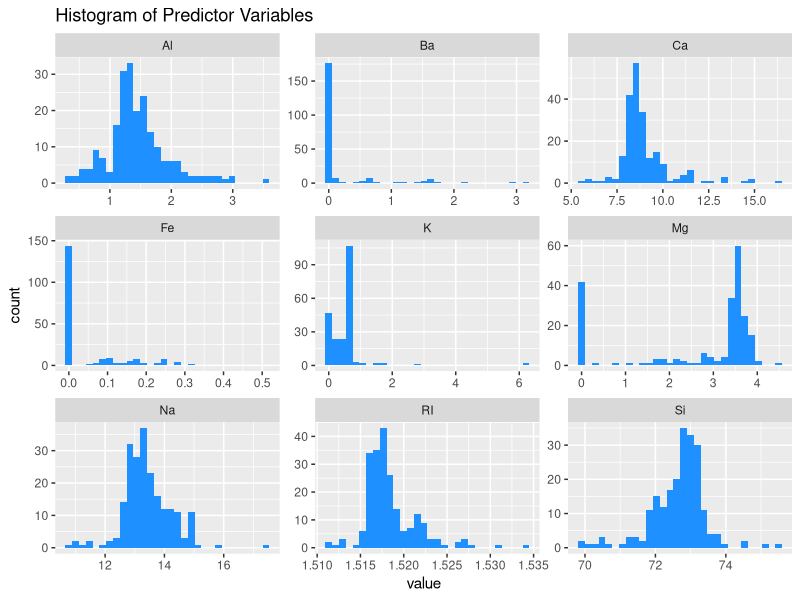
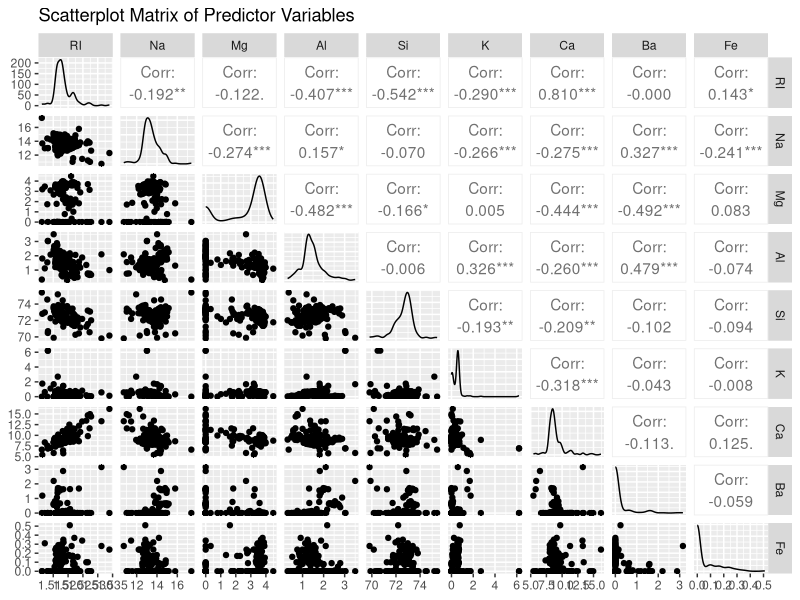
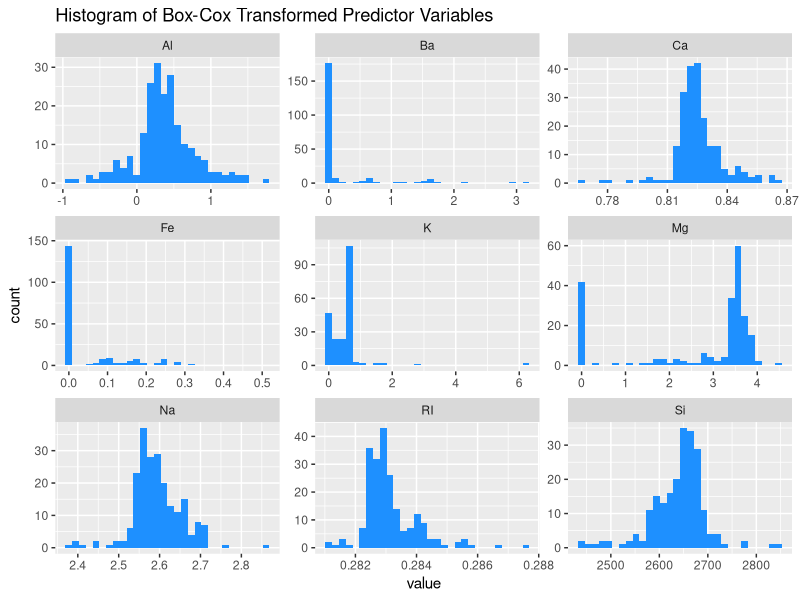

The R script that drew these images, in order:

library(mlbench)
library(tidyr)
library(ggplot2)
library(corrplot)
library(GGally)
library(caret)

#load data set
data(Glass) 
#load structure
str(Glass) 

#visualize distributions
histPlot <- Glass %>%
  gather(key = "predictor", value = "value", -Type) %>%#not including type column
  ggplot(aes(value)) +
  geom_histogram(bins = 30, fill = "dodgerblue") +
  facet_wrap(~ predictor, scales = "free") +
  labs(title = "Histogram of Predictor Variables")
  
print(histPlot)

scatterMatrix <- Glass %>%
  purrr::keep(is.numeric) %>%
  ggpairs(title = "Scatterplot Matrix of Predictor Variables")

print(scatterMatrix)
#based on the graph all, yeah all variables are skewed and have outliers

#box cut is pretty good for skewed data, just to even it out 
preBoxCox <- preProcess(Glass[,-10], method = "BoxCox")
glassBoxCoxed <- predict(preBoxCox, Glass[,-10])

histBoxCoxed <- glassBoxCoxed %>%
  gather(key = "predictor", value = "value") %>%
  ggplot(aes(value)) +
  geom_histogram(bins = 30, fill = "dodgerblue") +
  facet_wrap(~ predictor, scales = "free") +
  labs(title = "Histogram of Box-Cox Transformed Predictor Variables")

print(histBoxCoxed)